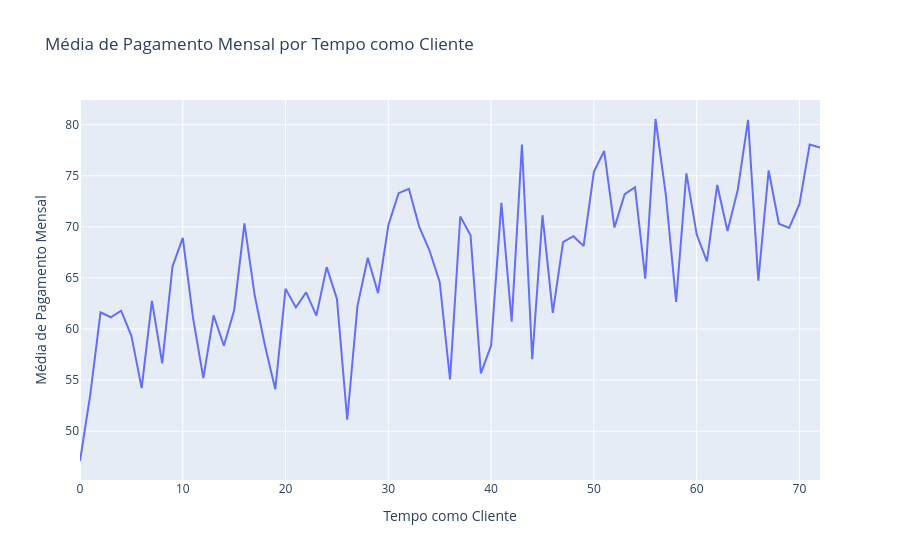

Notebook cell for this chart:
### Code cell
media_total_tempo= df.groupby('Tempo_como_Cliente')['Pagamento_Mensal'].mean().reset_index()
fig = px.line(media_total_tempo, x='Tempo_como_Cliente', y='Pagamento_Mensal', title='Média de Pagamento Mensal por Tempo como Cliente', labels={'Pagamento_Mensal': 'Média de Pagamento Mensal', 'Tempo_como_Cliente': 'Tempo como Cliente'})
fig.show()

# Pelo visto quanto mais tempo o cliente tem como cliente, maior é a média de pagamento mensal, o que pode indicar que os clientes mais antigos estão mais propensos a contratar serviços adicionais ou a pagar mais pelos serviços que já possuem.

### Figure 1 — Plotly figure (JSON) as saved in the notebook; plotly's stock layout.template omitted (floating-point values rounded to 4 significant figures)
{"data": [{"hovertemplate": "Tempo como Cliente=%{x}<br>Média de Pagamento Mensal=%{y}<extra></extra>", "legendgroup": "", "line": {"color": "#636efa", "dash": "solid"}, "marker": {"symbol": "circle"}, "mode": "lines", "name": "", "orientation": "v", "showlegend": false, "type": "scatter", "x": [0, 1, 2, 3, 4, 5, 6, 7, 8, 9, 10, 11, 12, 13, 14, 15, 16, 17, 18, 19, 20, 21, 22, 23, 24, 25, 26, 27, 28, 29, 30, 31, 32, 33, 34, 35, 36, 37, 38, 39, 40, 41, 42, 43, 44, 45, 46, 47, 48, 49, 50, 51, 52, 53, 54, 55, 56, 57, 58, 59, 60, 61, 62, 63, 64, 65, 66, 67, 68, 69, 70, 71, 72], "xaxis": "x", "y": [47.09, 53.59, 61.63, 61.15, 61.8, 59.33, 54.22, 62.75, 56.64, 66.12, 68.93, 61.08, 55.2, 61.34, 58.36, 61.84, 70.33, 63.28, 58.37, 54.11, 63.93, 62.11, 63.59, 61.32, 66.05, 62.95, 51.12, 62.27, 66.98, 63.51, 70.15, 73.3, 73.72, 70.03, 67.7, 64.58, 55.08, 71.02, 69.17, 55.66, 58.38, 72.34, 60.71, 78.05, 57.05, 71.14, 61.57, 68.51, 69.09, 68.12, 75.39, 77.42, 69.93, 73.19, 73.87, 64.93, 80.55, 73.14, 62.66, 75.22, 69.27, 66.62, 74.1, 69.59, 73.63, 80.46, 64.74, 75.51, 70.31, 69.89, 72.22, 78.06, 77.76], "yaxis": "y"}], "layout": {"legend": {"tracegroupgap": 0}, "title": {"text": "Média de Pagamento Mensal por Tempo como Cliente"}, "xaxis": {"anchor": "y", "domain": [0, 1], "title": {"text": "Tempo como Cliente"}}, "yaxis": {"anchor": "x", "domain": [0, 1], "title": {"text": "Média de Pagamento Mensal"}}}}
